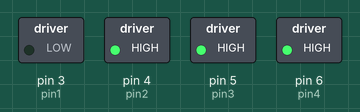
This sketch was run on a simulated Arduino Uno, built with avr-gcc and run on an emulated ATmega328P. On the bench: switched loads named in the sketch (green lamp = pin HIGH).

Above: at 0.2 s.
At 1.2 s:
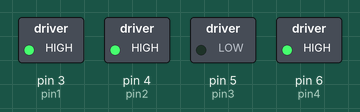
At 2.7 s:
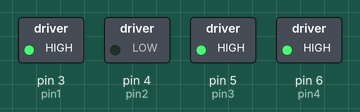
At 3.7 s:
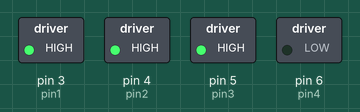
Timing chart, 0 to 4.6 s (numbered marks = the images above):
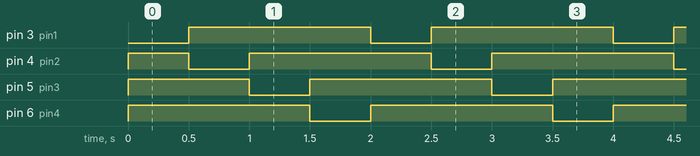

The sketch:

motor_unipolar.ino
```cpp
int pin1 = 3;
int pin2 = 4;
int pin3 = 5;
int pin4 = 6;

void setup() {
  pinMode(pin1, OUTPUT);
  pinMode(pin2, OUTPUT);
  pinMode(pin3, OUTPUT);
  pinMode(pin4, OUTPUT);
}

void loop() {
    for (int i = 1; i <= 100 ; i++) {
      for (int paso = 1; paso <= 4; paso++) {
        paso_motor(paso);
        delay(500);
      }
    }
}


void paso_motor(int paso) {
  switch (paso) {
    case 1:
      digitalWrite(pin1, LOW);
      digitalWrite(pin2, HIGH);
      digitalWrite(pin3, HIGH);
      digitalWrite(pin4, HIGH);
      break;
    case 2:
      digitalWrite(pin1, HIGH);
      digitalWrite(pin2, LOW);
      digitalWrite(pin3, HIGH);
      digitalWrite(pin4, HIGH);
      break;
    case 3:
      digitalWrite(pin1, HIGH);
      digitalWrite(pin2, HIGH);
      digitalWrite(pin3, LOW);
      digitalWrite(pin4, HIGH);
      break;
    case 4:
      digitalWrite(pin1, HIGH);
      digitalWrite(pin2, HIGH);
      digitalWrite(pin3, HIGH);
      digitalWrite(pin4, LOW);
      break;
  }
}
```

Measured:
- by itself, pin 3 (pin1), pin 6 (pin4): alternates HIGH for 1.5 s and LOW for 0.50 s
- by itself, pin 4 (pin2), pin 5 (pin3): repeats every 2.0 s: LOW 0.50 s, HIGH 1.5 s
- by itself, everything shown: repeats every 2.0 s, in 4 steps
